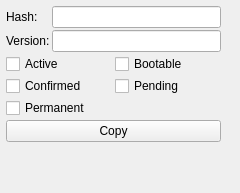
     <widget class="QWidget" name="tab_2">
      <attribute name="title">
       <string>Page</string>
      </attribute>
      <widget class="QWidget" name="verticalLayoutWidget">
       <property name="geometry">
        <rect>
         <x>2</x>
         <y>2</y>
         <width>229</width>
         <height>182</height>
        </rect>
       </property>
       <layout class="QVBoxLayout" name="verticalLayout">
        <property name="spacing">
         <number>2</number>
        </property>
        <property name="leftMargin">
         <number>4</number>
        </property>
        <property name="topMargin">
         <number>4</number>
        </property>
        <property name="rightMargin">
         <number>10</number>
        </property>
        <property name="bottomMargin">
         <number>4</number>
        </property>
        <item>
         <layout class="QFormLayout" name="formLayout">
          <property name="fieldGrowthPolicy">
           <enum>QFormLayout::FieldGrowthPolicy::ExpandingFieldsGrow</enum>
          </property>
          <property name="horizontalSpacing">
           <number>2</number>
          </property>
          <property name="verticalSpacing">
           <number>2</number>
          </property>
          <item row="0" column="0">
           <widget class="QLabel" name="label_7">
            <property name="text">
             <string>Hash:</string>
            </property>
           </widget>
          </item>
          <item row="0" column="1">
           <widget class="QLineEdit" name="edit_IMG_Preview_Hash">
            <property name="readOnly">
             <bool>true</bool>
            </property>
           </widget>
          </item>
          <item row="1" column="0">
           <widget class="QLabel" name="label_8">
            <property name="text">
             <string>Version:</string>
            </property>
           </widget>
          </item>
          <item row="1" column="1">
           <widget class="QLineEdit" name="edit_IMG_Preview_Version">
            <property name="readOnly">
             <bool>true</bool>
            </property>
           </widget>
          </item>
         </layout>
        </item>
        <item>
         <layout class="QGridLayout" name="gridLayout_6">
          <property name="spacing">
           <number>2</number>
          </property>
          <item row="1" column="0">
           <widget class="QCheckBox" name="check_IMG_Preview_Confirmed">
            <property name="text">
             <string>Confirmed</string>
            </property>
           </widget>
          </item>
          <item row="0" column="0">
           <widget class="QCheckBox" name="check_IMG_Preview_Active">
            <property name="enabled">
             <bool>true</bool>
            </property>
            <property name="text">
             <string>Active</string>
            </property>
            <property name="checkable">
             <bool>true</bool>
            </property>
           </widget>
          </item>
          <item row="1" column="1">
           <widget class="QCheckBox" name="check_IMG_Preview_Pending">
            <property name="text">
             <string>Pending</string>
            </property>
           </widget>
          </item>
          <item row="0" column="1">
           <widget class="QCheckBox" name="check_IMG_Preview_Bootable">
            <property name="text">
             <string>Bootable</string>
            </property>
           </widget>
          </item>
          <item row="2" column="0">
           <widget class="QCheckBox" name="check_IMG_Preview_Permanent">
            <property name="text">
             <string>Permanent</string>
            </property>
           </widget>
          </item>
         </layout>
        </item>
        <item>
         <widget class="QPushButton" name="btn_IMG_Preview_Copy">
          <property name="text">
           <string>Copy</string>
          </property>
         </widget>
        </item>
        <item>
         <spacer name="verticalSpacer">
          <property name="orientation">
           <enum>Qt::Orientation::Vertical</enum>
          </property>
          <property name="sizeHint" stdset="0">
           <size>
            <width>20</width>
            <height>40</height>
           </size>
          </property>
         </spacer>
        </item>
       </layout>
      </widget>
     </widget>
